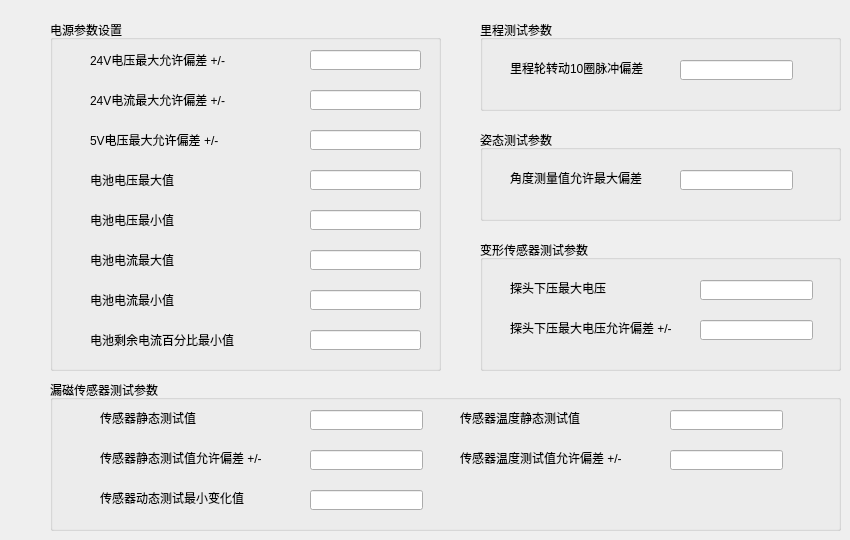
         <widget class="QWidget" name="PowerConfigPage">
          <widget class="QGroupBox" name="groupBox">
           <property name="geometry">
            <rect>
             <x>50</x>
             <y>20</y>
             <width>391</width>
             <height>351</height>
            </rect>
           </property>
           <property name="title">
            <string>电源参数设置</string>
           </property>
           <widget class="QLabel" name="label_9">
            <property name="geometry">
             <rect>
              <x>40</x>
              <y>270</y>
              <width>201</width>
              <height>20</height>
             </rect>
            </property>
            <property name="text">
             <string>电池电流最小值</string>
            </property>
           </widget>
           <widget class="QLabel" name="label_4">
            <property name="geometry">
             <rect>
              <x>40</x>
              <y>150</y>
              <width>161</width>
              <height>20</height>
             </rect>
            </property>
            <property name="text">
             <string>电池电压最大值</string>
            </property>
           </widget>
           <widget class="QLabel" name="label_3">
            <property name="geometry">
             <rect>
              <x>40</x>
              <y>110</y>
              <width>201</width>
              <height>20</height>
             </rect>
            </property>
            <property name="text">
             <string>5V电压最大允许偏差 +/-</string>
            </property>
           </widget>
           <widget class="QLineEdit" name="lineEdit_5">
            <property name="geometry">
             <rect>
              <x>260</x>
              <y>310</y>
              <width>111</width>
              <height>20</height>
             </rect>
            </property>
           </widget>
           <widget class="QLineEdit" name="lineEdit_6">
            <property name="geometry">
             <rect>
              <x>260</x>
              <y>270</y>
              <width>111</width>
              <height>20</height>
             </rect>
            </property>
           </widget>
           <widget class="QLineEdit" name="lineEdit_7">
            <property name="geometry">
             <rect>
              <x>260</x>
              <y>230</y>
              <width>111</width>
              <height>20</height>
             </rect>
            </property>
           </widget>
           <widget class="QLineEdit" name="lineEdit_8">
            <property name="geometry">
             <rect>
              <x>260</x>
              <y>190</y>
              <width>111</width>
              <height>20</height>
             </rect>
            </property>
           </widget>
           <widget class="QLineEdit" name="lineEdit_18">
            <property name="geometry">
             <rect>
              <x>260</x>
              <y>150</y>
              <width>111</width>
              <height>20</height>
             </rect>
            </property>
           </widget>
           <widget class="QLineEdit" name="lineEdit_19">
            <property name="geometry">
             <rect>
              <x>260</x>
              <y>110</y>
              <width>111</width>
              <height>20</height>
             </rect>
            </property>
           </widget>
           <widget class="QLabel" name="label_10">
            <property name="geometry">
             <rect>
              <x>40</x>
              <y>310</y>
              <width>201</width>
              <height>20</height>
             </rect>
            </property>
            <property name="text">
             <string>电池剩余电流百分比最小值</string>
            </property>
           </widget>
           <widget class="QLabel" name="label_8">
            <property name="geometry">
             <rect>
              <x>40</x>
              <y>230</y>
              <width>171</width>
              <height>20</height>
             </rect>
            </property>
            <property name="text">
             <string>电池电流最大值</string>
            </property>
           </widget>
           <widget class="QLabel" name="label_5">
            <property name="geometry">
             <rect>
              <x>40</x>
              <y>190</y>
              <width>181</width>
              <height>20</height>
             </rect>
            </property>
            <property name="text">
             <string>电池电压最小值</string>
            </property>
           </widget>
           <widget class="QLineEdit" name="lineEdit_20">
            <property name="geometry">
             <rect>
              <x>260</x>
              <y>70</y>
              <width>111</width>
              <height>20</height>
             </rect>
            </property>
           </widget>
           <widget class="QLineEdit" name="lineEdit_21">
            <property name="geometry">
             <rect>
              <x>260</x>
              <y>30</y>
              <width>111</width>
              <height>20</height>
             </rect>
            </property>
           </widget>
           <widget class="QLabel" name="label">
            <property name="geometry">
             <rect>
              <x>40</x>
              <y>30</y>
              <width>191</width>
              <height>20</height>
             </rect>
            </property>
            <property name="text">
             <string>24V电压最大允许偏差 +/-</string>
            </property>
           </widget>
           <widget class="QLabel" name="label_2">
            <property name="geometry">
             <rect>
              <x>40</x>
              <y>70</y>
              <width>201</width>
              <height>20</height>
             </rect>
            </property>
            <property name="text">
             <string>24V电流最大允许偏差 +/-</string>
            </property>
           </widget>
          </widget>
          <widget class="QGroupBox" name="groupBox_2">
           <property name="geometry">
            <rect>
             <x>480</x>
             <y>20</y>
             <width>361</width>
             <height>91</height>
            </rect>
           </property>
           <property name="title">
            <string>里程测试参数</string>
           </property>
           <widget class="QLabel" name="label_6">
            <property name="geometry">
             <rect>
              <x>30</x>
              <y>40</y>
              <width>161</width>
              <height>16</height>
             </rect>
            </property>
            <property name="text">
             <string>里程轮转动10圈脉冲偏差</string>
            </property>
           </widget>
           <widget class="QLineEdit" name="lineEdit_9">
            <property name="geometry">
             <rect>
              <x>200</x>
              <y>40</y>
              <width>113</width>
              <height>20</height>
             </rect>
            </property>
           </widget>
          </widget>
          <widget class="QGroupBox" name="groupBox_3">
           <property name="geometry">
            <rect>
             <x>480</x>
             <y>130</y>
             <width>361</width>
             <height>91</height>
            </rect>
           </property>
           <property name="title">
            <string>姿态测试参数</string>
           </property>
           <widget class="QLabel" name="label_7">
            <property name="geometry">
             <rect>
              <x>30</x>
              <y>40</y>
              <width>151</width>
              <height>16</height>
             </rect>
            </property>
            <property name="text">
             <string>角度测量值允许最大偏差</string>
            </property>
           </widget>
           <widget class="QLineEdit" name="lineEdit_10">
            <property name="geometry">
             <rect>
              <x>200</x>
              <y>40</y>
              <width>113</width>
              <height>20</height>
             </rect>
            </property>
           </widget>
          </widget>
          <widget class="QGroupBox" name="groupBox_4">
           <property name="geometry">
            <rect>
             <x>50</x>
             <y>380</y>
             <width>791</width>
             <height>151</height>
            </rect>
           </property>
           <property name="title">
            <string>漏磁传感器测试参数</string>
           </property>
           <widget class="QLabel" name="label_13">
            <property name="geometry">
             <rect>
              <x>50</x>
              <y>30</y>
              <width>161</width>
              <height>16</height>
             </rect>
            </property>
            <property name="text">
             <string>传感器静态测试值</string>
            </property>
           </widget>
           <widget class="QLabel" name="label_14">
            <property name="geometry">
             <rect>
              <x>50</x>
              <y>70</y>
              <width>191</width>
              <height>16</height>
             </rect>
            </property>
            <property name="text">
             <string>传感器静态测试值允许偏差 +/-</string>
            </property>
           </widget>
           <widget class="QLabel" name="label_15">
            <property name="geometry">
             <rect>
              <x>50</x>
              <y>110</y>
              <width>191</width>
              <height>16</height>
             </rect>
            </property>
            <property name="text">
             <string>传感器动态测试最小变化值</string>
            </property>
           </widget>
           <widget class="QLineEdit" name="lineEdit_13">
            <property name="geometry">
             <rect>
              <x>260</x>
              <y>30</y>
              <width>113</width>
              <height>20</height>
             </rect>
            </property>
           </widget>
           <widget class="QLineEdit" name="lineEdit_14">
            <property name="geometry">
             <rect>
              <x>260</x>
              <y>70</y>
              <width>113</width>
              <height>20</height>
             </rect>
            </property>
           </widget>
           <widget class="QLineEdit" name="lineEdit_15">
            <property name="geometry">
             <rect>
              <x>260</x>
              <y>110</y>
              <width>113</width>
              <height>20</height>
             </rect>
            </property>
           </widget>
           <widget class="QLabel" name="label_16">
            <property name="geometry">
             <rect>
              <x>410</x>
              <y>30</y>
              <width>161</width>
              <height>16</height>
             </rect>
            </property>
            <property name="text">
             <string>传感器温度静态测试值</string>
            </property>
           </widget>
           <widget class="QLabel" name="label_17">
            <property name="geometry">
             <rect>
              <x>410</x>
              <y>70</y>
              <width>191</width>
              <height>16</height>
             </rect>
            </property>
            <property name="text">
             <string>传感器温度测试值允许偏差 +/-</string>
            </property>
           </widget>
           <widget class="QLineEdit" name="lineEdit_16">
            <property name="geometry">
             <rect>
              <x>620</x>
              <y>30</y>
              <width>113</width>
              <height>20</height>
             </rect>
            </property>
           </widget>
           <widget class="QLineEdit" name="lineEdit_17">
            <property name="geometry">
             <rect>
              <x>620</x>
              <y>70</y>
              <width>113</width>
              <height>20</height>
             </rect>
            </property>
           </widget>
          </widget>
          <widget class="QGroupBox" name="groupBox_5">
           <property name="geometry">
            <rect>
             <x>480</x>
             <y>240</y>
             <width>361</width>
             <height>131</height>
            </rect>
           </property>
           <property name="title">
            <string>变形传感器测试参数</string>
           </property>
           <widget class="QLabel" name="label_11">
            <property name="geometry">
             <rect>
              <x>30</x>
              <y>40</y>
              <width>151</width>
              <height>16</height>
             </rect>
            </property>
            <property name="text">
             <string>探头下压最大电压</string>
            </property>
           </widget>
           <widget class="QLabel" name="label_12">
            <property name="geometry">
             <rect>
              <x>30</x>
              <y>80</y>
              <width>181</width>
              <height>16</height>
             </rect>
            </property>
            <property name="minimumSize">
             <size>
              <width>181</width>
              <height>16</height>
             </size>
            </property>
            <property name="text">
             <string>探头下压最大电压允许偏差 +/-</string>
            </property>
           </widget>
           <widget class="QLineEdit" name="lineEdit_11">
            <property name="geometry">
             <rect>
              <x>220</x>
              <y>40</y>
              <width>113</width>
              <height>20</height>
             </rect>
            </property>
           </widget>
           <widget class="QLineEdit" name="lineEdit_12">
            <property name="geometry">
             <rect>
              <x>220</x>
              <y>80</y>
              <width>113</width>
              <height>20</height>
             </rect>
            </property>
           </widget>
          </widget>
         </widget>
